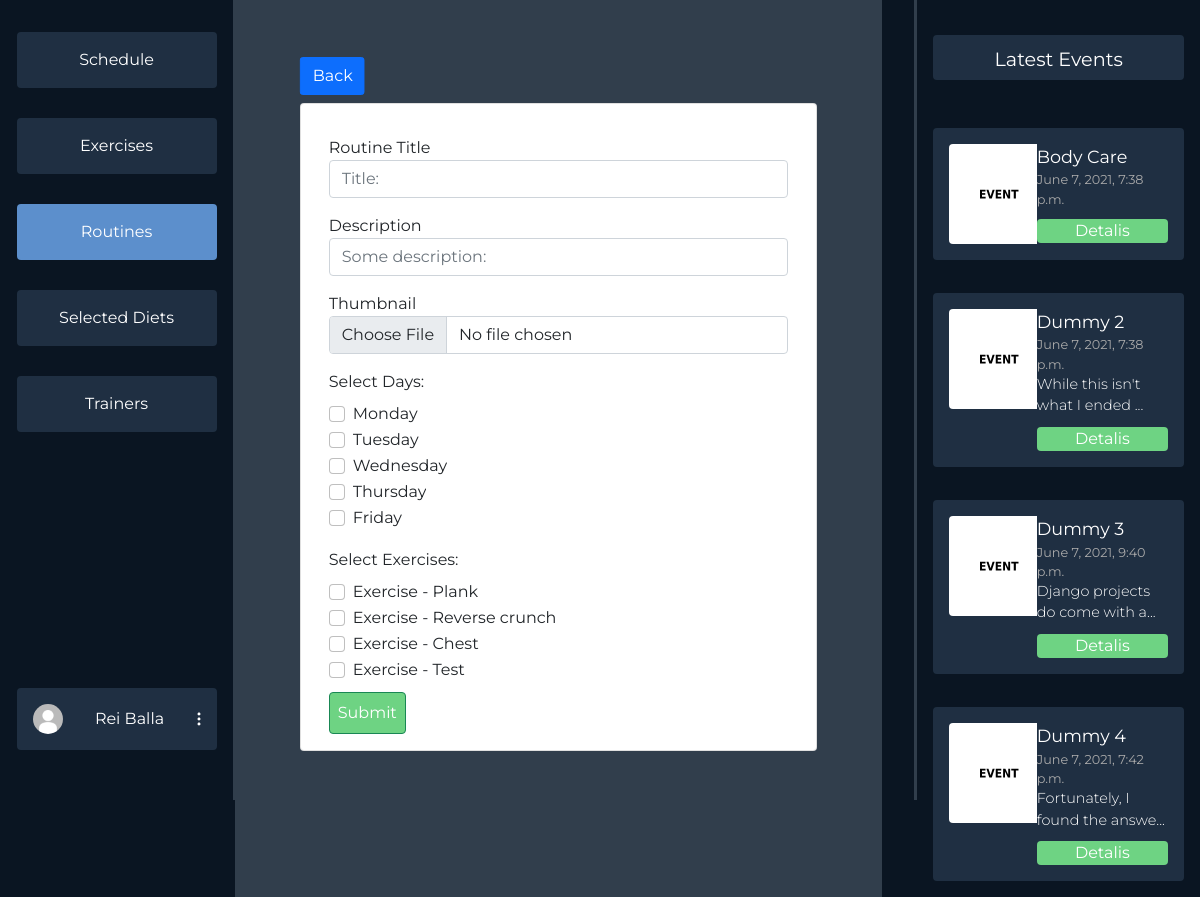
/dashboard/routine/create (signed in), run on the app's committed database.
### users/models.py (models this page shows, shortened)
class Profile(models.Model):
    user = models.OneToOneField(User, on_delete=models.CASCADE)
    profile_photo = models.ImageField(
        upload_to='media/profiles/', default='profiles/default.jpg')
    height = models.FloatField(default=170.0)
    weight = models.FloatField(default=60.0)
    weight_goal = models.FloatField(default=70.0)
    GENDER_CHOICES = (('F', 'Female'), ('M', 'Male'), ('O', 'Other'))
    gender = models.CharField(
        max_length=9, choices=GENDER_CHOICES, default=GENDER_CHOICES[0])
    FREQUENCY = (
        ('3x', '3 Times a Week'),
        ('4x', '4 Times a Week'),
        ('5x', '5 Times a Week'),
        ('6x', '6 Times a Week'),
    )
    week_frequency = models.CharField(
        max_length=20, choices=FREQUENCY, default=FREQUENCY[0])
    profile_complete = models.BooleanField(default=False)
    selected_diets = models.ManyToManyField(DietPlan, blank=True)
    age = models.IntegerField(null=True)

### dashboards/models.py (models this page shows, shortened)
class Exercise(models.Model):
    owner = models.ForeignKey(User, on_delete=CASCADE,
                              related_name='%(class)s_username', null=True)
    selected_by = models.ManyToManyField(User)
    title = models.CharField(max_length=60, blank=True)
    reps = models.IntegerField(default=3, blank=True)
    desc = models.TextField(blank=True)
    link = models.CharField(max_length=300, blank=True)
    def __str__(self):
        return f"Exercise - {self.title}"

class Event(models.Model):
    title = models.CharField(max_length=60, blank=True)
    date = models.DateTimeField(default=datetime.now(), blank=True)
    desc = models.TextField(blank=True)
    thumbnail = models.ImageField(
        upload_to='events/', default='events/default.jpg')

### dashboards/user_views.py (the view, shortened to what this page needs)
# urls.py: path('routine/create', user_views.create_routine, name='create-routine'),
@login_required(login_url='login')
def create_routine(request):
    events = Event.objects.all()[:4]
    context = {'options': ROUTINES_NAV,
               'events': events, 'exercises': Exercise.objects.all()}
    context['days'] = ['Monday', 'Tuesday', 'Wednesday',
                       'Thursday', 'Friday', 'Saturday', 'Sunday']
    return render(request, 'dashboards/user/events/create_routine.html', context)

### dashboards/templates/dashboards/user/events/create_routine.html (shortened to what this page needs)
{% extends 'dashboards/user/dashboard.html' %}
{% block middle %}
<div class="back">
<a class="container btn btn-primary rounded-1" href="{% url 'userdashboard-routines' %}">Back</a>
</div>
<div class="create-routine card container">
    <div class="create-routine-body form card-body container">
        <form method="POST" action="{% url "create-routine" %}" class="create-routine-form">
                <div class="form-group mt-3">
                    <label for="title">Routine Title</label>
                    <input type="text" class="form-control {{titleValid}}" id="title" name="title" placeholder="Title: ">
                </div>
                <div class="form-group mt-3">
                    <label for="desc">Description</label>
                    <input type="text" class="form-control {{descValid}}" id="desc" name="desc" placeholder="Some description: ">
                </div>
                <div class="form-group mt-3">
                    <label for="thumbnail">Thumbnail</label>
                    <input class="form-control {{thumbnailValid}}" type="file" id="thumbnail" name="thumbnail">
                </div>
                <div class="form-group mt-3">
                    <label class="mb-2" for="days">Select Days:</label>
                    <div class="selections">
                    {% for day in days %}
                        <div class="form-check {{daysValid}}">
                            <input class="form-check-input" type="checkbox" value="{{day}}" id="{{day}}" name="days">
                            <label class="form-check-label" for="{{day}}">
                                {{day}}
                            </label>
                        </div>
                    {% endfor %}
                    </div>
                </div>
                <div class="form-group mt-3">
                    <label class="mb-2" for="days">Select Exercises:</label>
                    <div class="selections">
                    {% for exercise in exercises %}
                         <div class="form-check {{exercisesValid}}">
                            <input class="form-check-input" type="checkbox" value="{{exercise}}" id="{{exercise}}" name="exercises">
                            <label class="form-check-label" for="{{exercise}}">
                                {{exercise}}
                            </label>
                        </div>
                    {% endfor %}
                    </div>
                </div>
                <input class="btn btn-success p-2 mt-2" type="submit" />
        </form>
    </div>
</div>
{% endblock middle %}

### dashboards/templates/dashboards/user/dashboard.html (shortened to what this page needs)
{% load static %}
<html>
  <head>
    <link href="https://cdn.jsdelivr.net/npm/bootstrap@5.0.1/dist/css/bootstrap.min.css" rel="stylesheet">
    <link rel="stylesheet" href="{% static 'css/dashboards/main.css' %}">
    <link rel="stylesheet" href="https://cdn.jsdelivr.net/npm/bootstrap-select@1.13.14/dist/css/bootstrap-select.min.css">
  </head>
  <body>
  {% block content %}
  {% if user.is_authenticated %}
  <div class="mycontainer">
    <div class="navigation">
      <div class="nav-col">
        <div class="options">
          {% for key, item in options.items %}
            {% if item.isActive %}
            <a class="option-active" href="/dashboard/{{item.url}}">{{ item.name }}</a>
            {% else %}
            <a class="option" href="/dashboard/{{item.url}}">{{ item.name }}</a>
            {% endif %}
          {% endfor %}
        </div>
        <div class="profile-wrapper">
          <div class="user-btn">
            <div class="profile-pic"><img src="{{ user.profile.profile_photo.url }}" alt=""></div>
            {% if user.first_name %}
            <span>{{user.get_full_name}}</span>
            {% else %}
            <span>{{user.username}}</span>
            {% endif %}
            <div class="three-dot"><img src="{% static 'svg/3dots.svg' %}" alt=""></div>
          </div>
        </div>
      </div>
      <div class="divider"></div>
    </div>
    <div class="middle">
    {% block middle %}
    {% endblock middle %}
    </div>
    <div class="events-section">
      <div class="divider"></div>
      <div class="events">
        <div class="latest">
          Latest Events
        </div>
        <div class="items overflow-auto">
        {% for item in events %}
          <div class="event-item">
            <div class="event-item-left">
              <div class="event-thumb"><img src="{{item.thumbnail.url}}"></div>
            </div>
            <div class="event-item-right">
              <div class="title">{{item.title}}</div>
              <div class="date">{{item.date}}</div>
              {% if item.desc|length > 30 %}
                <div class="desc">{{item.desc|slice:":30"}}...</div>
              {% else %}
                <div class="desc">{{item.desc}}</div>
              {% endif %}
              <div class="details">Detalis</div>
            </div>
          </div>
        {% endfor %}
        </div>
      </div>
    </div>
  </div>
  {% endif %}
  {% endblock content %}
  </body>
<html>

### static/css/dashboards/main.css (style rules this page uses)
* { margin: 0; font-family: "Montserrat", sans-serif; overflow: hidden; }
body { background-color: #0a1522; }
.mycontainer { display: flex; flex-direction: row; justify-content: space-between; }
.navigation { width: 20vw; }
.nav-col { display: flex; flex-direction: column; align-items: flex-end; margin: 1em; }
.options { margin-left: 7em; display: flex; flex-direction: column; justify-content: space-between; margin-top: 1em; height: 400px; }
.option { background-color: #1f2f42; color: #fff; padding: 1em; padding-right: 1em; padding-left: 1em; width: 200px; text-align: center; border-radius: 4px; }
a { text-decoration: none; }
.option-active { background-color: #5c8fcc; color: #fff; padding: 1em; padding-right: 1em; padding-left: 1em; width: 200px; text-align: center; border-radius: 4px; }
.user-btn { background-color: #1f2f42; color: #fff; padding: 1em; padding-right: 1em; padding-left: 1em; width: 200px; text-align: center; border-radius: 4px; margin-top: 16em; display: flex; flex-direction: row; align-items: center; justify-content: space-between; }
.profile-pic img { height: 30px; border-radius: 50%; width: auto; }
.navigation { display: flex; flex-direction: row; }
.divider { background-color: #313e4c; width: 4px; height: 100vh; margin: 0; padding: 0; z-index: 10; }
.middle { margin-right: 2em; width: 55vw; background-color: #313e4c; }
.events-section { margin-right: 1em; width: 23vw; display: flex; flex-direction: row; }
.event-thumb img { width: 100px; height: auto; border-radius: 4px; }
.latest { margin-top: 1em; background-color: #1f2f42; color: white; border-radius: 4px; padding: 0.5em 1em 0.5em 1em; text-align: center; font-size: 1.2em; }
.events { margin-top: 1em; margin-left: 1em; display: flex; flex-direction: column; color: white; width: 100%; }
.items { height: 200px; max-height: 800px; margin-top: 2em; display: flex; flex-direction: column; justify-content: space-between; height: 100%; }
.event-item { background-color: #1f2f42; border-radius: 4px; padding: 1em; display: flex; flex-direction: row; margin: 1em 0 1em 0; }
.event-item-left { width: 40%; }
.event-item-right { width: 60%; }
.event-item-right .title { font-size: 1.1em; }
.event-item-right .date { font-size: 0.8em; color: rgb(170, 170, 170); }
.event-item-right .desc { font-weight: 300; font-size: 0.9em; }
.event-item-right .details { margin-top: 10px; background-color: #6ed383; border-radius: 4px; text-align: center; }

### dashboards/templates/dashboards/user/events/create_routine.html (style rules this page uses)
.create-routine { width: 80%; margin-top: 10%; }
input[type=submit] { background-color: #6ED383; border-radius: 4px; outline: none !important; }
.back { width: 10%; transform: translate(100%, 150%); }
.selections { max-height: 130px; overflow: auto; }

### data on the page
Exercise: title "Exercise - Plank"
Exercise: title "Exercise - Reverse crunch"
Exercise: title "Exercise - Chest"
Exercise: title "Exercise - Test"
Event: thumbnail (placeholder picture), title "Body Care", date "June 7, 2021, 7:38 p.m."
Event: thumbnail (placeholder picture), title "Dummy 2", date "June 7, 2021, 7:38 p.m.", desc "While this isn't what I ended"
Event: thumbnail (placeholder picture), title "Dummy 3", date "June 7, 2021, 9:40 p.m.", desc "Django projects do come with a"
Event: thumbnail (placeholder picture), title "Dummy 4", date "June 7, 2021, 7:42 p.m.", desc "Fortunately, I found the answe"

### other printed values
{{ item.name }} "Schedule" "Exercises" "Selected Diets" "Trainers"
{{ item.name }} "Routines"
{{ user.get_full_name }} "Rei Balla"
{{ day }} "Monday" "Tuesday" "Wednesday" "Thursday" "Friday"
